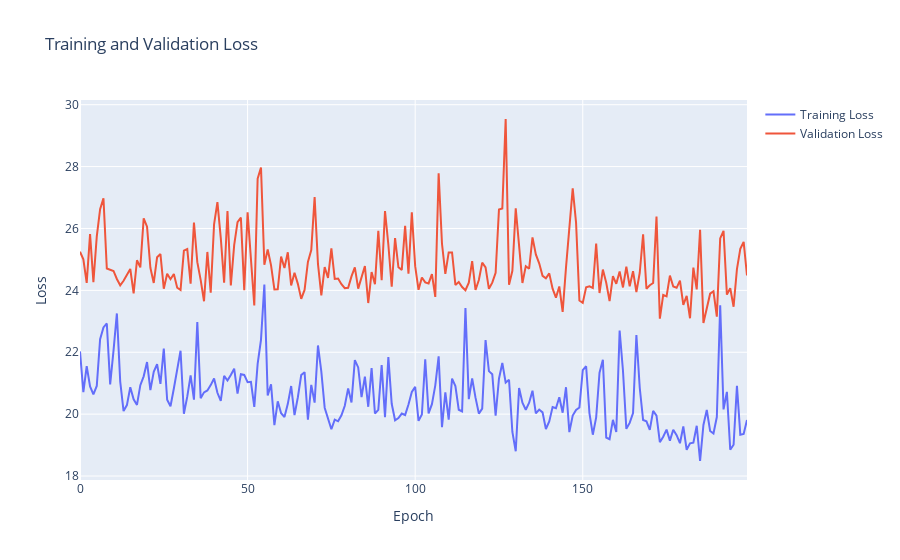

Source (notebook cell):
### Code cell
# Plot training and validation loss
fig = go.Figure()
fig.add_trace(go.Scatter(
    y=history.history["loss"],
    name="Training Loss"
))
fig.add_trace(go.Scatter(
    y=history.history["val_loss"],
    name="Validation Loss"
))
fig.update_layout(
    title="Training and Validation Loss",
    xaxis_title="Epoch",
    yaxis_title="Loss"
)
fig.show()

### Figure 1 — Plotly figure (JSON) as saved in the notebook; plotly's stock layout.template omitted (floating-point values rounded to 4 significant figures; data arrays with more than 128 entries replaced by an {"elided": "..."} marker saying what was removed)
{"data": [{"name": "Training Loss", "type": "scatter", "y": {"elided": "200 float values"}}, {"name": "Validation Loss", "type": "scatter", "y": {"elided": "200 float values"}}], "layout": {"title": {"text": "Training and Validation Loss"}, "xaxis": {"title": {"text": "Epoch"}}, "yaxis": {"title": {"text": "Loss"}}}}
